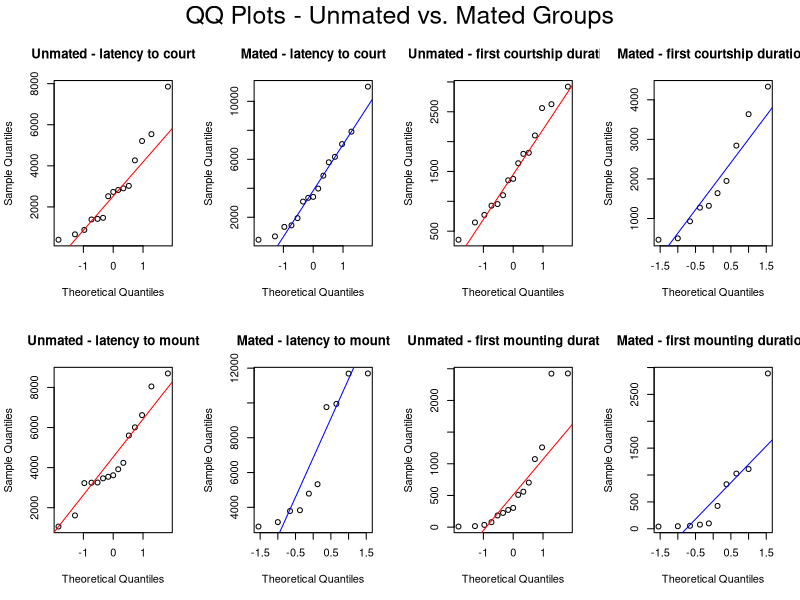
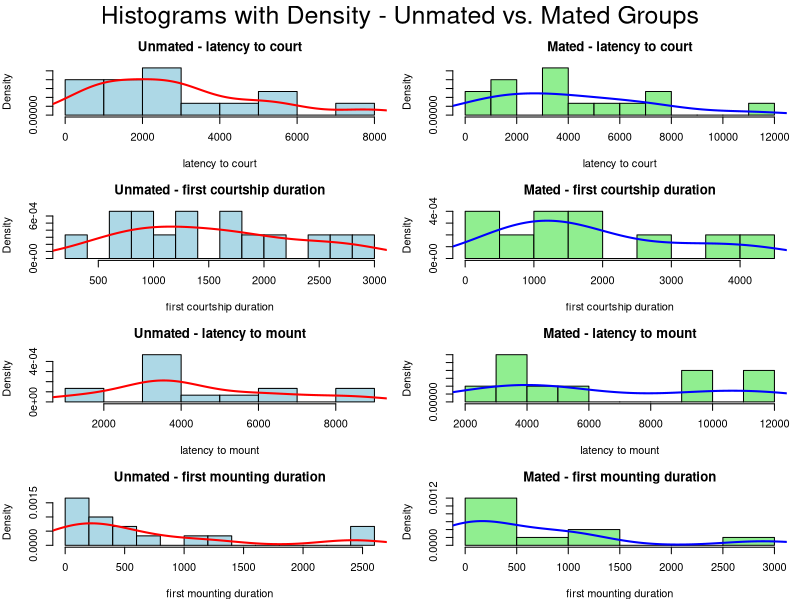

Here is the R script that generated these plots, in order: (Note: this script raises an error after producing the figures.)
### ADD REFERENCE
### ## Influence of Female Mating Status on Male Courtship Timing Components

# Packages and Data -------------------------------------------------------

# Import packages
library(tidyverse)
library(nortest)
library(ggplot2)
library(tools)
library(stringr)
set.seed(42)

# Import data
data <- read.csv("mating_data.csv")
unmated.df <- data %>% filter(female.mated.before==FALSE)
mated.df <- data %>% filter(female.mated.before==TRUE)


# Normality Tests --------------------------------------------------------

variables <- c("latency.to.court", "first.courtship.duration",
               "latency.to.mount", "first.mounting.duration")

# Q-Q plots
par(mfrow = c(2, 4), oma = c(0, 0, 2, 0))
for (var in variables) {
  qqnorm(unmated.df[[var]], main = paste("Unmated -", gsub("\\.", " ", var)))
  qqline(unmated.df[[var]], col = "red")
  # -
  qqnorm(mated.df[[var]], main = paste("Mated -", gsub("\\.", " ", var)))
  qqline(mated.df[[var]], col = "blue")
}
mtext("QQ Plots - Unmated vs. Mated Groups", outer = TRUE, cex = 1.5)

# Histograms
par(mfrow = c(4, 2), oma = c(0, 0, 2, 0), mar = c(4, 4, 3, 1)) 
for (var in variables) {
  hist(unmated.df[[var]], probability = TRUE, 
       main = paste("Unmated -", gsub("\\.", " ", var)),
       col = "lightblue", xlab = gsub("\\.", " ", var), breaks = 10)
  lines(density(unmated.df[[var]], na.rm = TRUE), col = "red", lwd = 2)
  # -
  hist(mated.df[[var]], probability = TRUE, 
       main = paste("Mated -", gsub("\\.", " ", var)),
       col = "lightgreen", xlab = gsub("\\.", " ", var), breaks = 10)
  lines(density(mated.df[[var]], na.rm = TRUE), col = "blue", lwd = 2)
}
mtext("Histograms with Density - Unmated vs. Mated Groups", outer = TRUE, cex = 1.5)

# Statistical Tests
data %>%
  group_by(female.mated.before) %>%
  summarise(across(all_of(variables), list), .groups = "drop") %>%
  pivot_longer(-female.mated.before, names_to = "Variable", values_to = "Values") %>%
  mutate(
    Shapiro = lapply(Values, shapiro.test),
    AD = lapply(Values, ad.test),
    Shapiro_W = sapply(Shapiro, function(x) round(x$statistic, 3)),
    Shapiro_p = sapply(Shapiro, function(x) round(x$p.value, 4)),
    AD_A = sapply(AD, function(x) round(x$statistic, 3)),
    AD_p = sapply(AD, function(x) round(x$p.value, 4)),
    Group = ifelse(female.mated.before, "mated", "unmated"),
    Variable = gsub("\\.", " ", Variable)
  ) %>%
  select(Group, Variable, Shapiro_W, Shapiro_p, AD_A, AD_p) %>%
  print()


# Comparison Tests --------------------------------------------------------

# Wilcoxon Signed-Rank Test (paired)
results <- data.frame(Variable = character(), W = numeric(), p_value = numeric(), stringsAsFactors = FALSE)
for (var in variables) {
  wide_data <- data %>%
    select(female, female.mated.before, all_of(var)) %>%
    pivot_wider(names_from = female.mated.before, values_from = all_of(var)) %>%
    rename(unmated = `FALSE`, mated = `TRUE`)
  test <- wilcox.test(wide_data$unmated, wide_data$mated, paired = TRUE)
  results <- rbind(results, data.frame(Variable = var, W = test$statistic, p_value = test$p.value))
}
print(results)

# Wilcoxon Rank-Sum Test (non-paired)
results_nonpaired <- lapply(variables, function(var) {
  test_data <- data %>% filter(!is.na(.data[[var]]))
  test <- wilcox.test(as.formula(paste(var, "~ female.mated.before")), data = test_data, paired = FALSE)
  data.frame(Variable = var, W = test$statistic, p_value = test$p.value)
}) %>% bind_rows()
print(results_nonpaired)

# Wilcoxon Rank-Sum Test (non-paired; with removed incomplete pairs)
results_nonpaired_complete <- lapply(variables, function(var) {
  complete_females <- data %>%
    group_by(female) %>%
    filter(!any(is.na(.data[[var]]))) %>%
    ungroup()
  test <- wilcox.test(as.formula(paste(var, "~ female.mated.before")), data = complete_females, paired = FALSE)
  data.frame(Variable = var, W = test$statistic, p_value = test$p.value)
}) %>% bind_rows()
print(results_nonpaired_complete)


# Graphical Representation (paired-filtered) ------------------------------------------------

# Prepare long-form full data
all_data <- data %>%
  select(female, female.mated.before, all_of(variables)) %>%
  pivot_longer(cols = all_of(variables), names_to = "Variable", values_to = "Value") %>%
  mutate(Variable = gsub("\\.", " ", Variable) |> str_to_title())

# Get cleaned data (paired only)
clean_data <- all_data %>%
  group_by(female, Variable) %>%
  mutate(paired = if (any(is.na(Value))) NA_real_ else Value) %>%
  ungroup() %>%
  mutate(CleanValue = paired) %>%
  select(-paired)

# Add flags
plot_data <- clean_data %>%
  mutate(
    Group = ifelse(female.mated.before, "Mated", "Unmated"),
    Variable = factor(Variable, levels = c(
      "Latency To Court", "First Courtship Duration", "Latency To Mount", "First Mounting Duration"
    )),
    Group = factor(Group, levels = c("Unmated", "Mated")),
    Missing = is.na(CleanValue) & !is.na(Value)  # flagged in red
  )

# Colour palette
cb_palette <- c("Unmated" = "#E69F00", "Mated" = "#56B4E9")

# Plot
ggplot(plot_data, aes(x = Group, y = CleanValue, fill = Group)) +
  geom_violin(alpha = 0.4, color = NA, show.legend = FALSE) +
  geom_boxplot(width = 0.1, outlier.shape = NA, show.legend = FALSE) +
  
  geom_jitter(
    data = subset(plot_data, !Missing),
    width = 0.05, size = 1.5, alpha = 0.7,
    shape = 21, color = "black", show.legend = FALSE
  ) +
  
  geom_jitter(
    data = subset(plot_data, Missing),
    aes(y = Value),
    width = 0.08, size = 1.5, alpha = 0.7,
    shape = 21, fill = "red", color = "black", show.legend = FALSE
  ) +
  
  scale_fill_manual(values = cb_palette) +
  scale_y_continuous(limits = c(-100, NA), expand = expansion(mult = c(0, 0.05))) +
  facet_wrap(~ Variable, scales = "free_y", ncol = 2) +
  labs(
    title = "Comparison of Behavioural Variables (s) between Groups filtered by Pairs",
    x = "",
    y = "Value",
    caption = "Points represent individual measurements; Red points were removed for pair analysis\nViolins show distribution; Boxes show median and IQR"
  ) +
  theme_minimal(base_size = 14) +
  theme(
    strip.text = element_text(face = "bold", size = 14),
    axis.text.x = element_text(face = "bold", size = 12),
    axis.title.y = element_text(size = 13),
    plot.title = element_text(face = "bold", size = 16, hjust = 0.5),
    plot.caption = element_text(size = 10, face = "italic"),
    legend.position = "none"
  )


# Graphical Representation (non-paired filtered) --------------------------

# Prepare long data
plot_data2 <- data %>%
  select(female, female.mated.before, all_of(variables)) %>%
  pivot_longer(cols = all_of(variables), names_to = "Variable", values_to = "Value") %>%
  mutate(
    Group = factor(ifelse(female.mated.before, "Mated", "Unmated"),
                   levels = c("Unmated", "Mated")),
    Variable = recode(Variable,
                      "latency.to.court" = "Latency To Court",
                      "first.courtship.duration" = "First Courtship Duration",
                      "latency.to.mount" = "Latency To Mount",
                      "first.mounting.duration" = "First Mounting Duration"
    )
  )

# Add flags
plot_data2$Variable <- factor(plot_data2$Variable, levels = c(
  "Latency To Court",
  "First Courtship Duration",
  "Latency To Mount",
  "First Mounting Duration"
))

# Colour palette
cb_palette <- c("Unmated" = "#D81B60", "Mated" = "#56B4E9")

# Plot
ggplot(plot_data2, aes(x = Group, y = Value, fill = Group)) +
  geom_violin(alpha = 0.4, color = NA, show.legend = FALSE) +
  geom_boxplot(width = 0.1, outlier.shape = NA, show.legend = FALSE) +
  
  geom_jitter(width = 0.08, size = 1.5, alpha = 0.7, shape = 21, color = "black", show.legend = FALSE) +
  
  scale_fill_manual(values = cb_palette) +
  scale_y_continuous(limits = c(-100, NA), expand = expansion(mult = c(0, 0.05))) +
  facet_wrap(~ Variable, scales = "free_y", ncol = 2) +
  labs(
    title = "Comparison of Behavioural Variables (s) between Groups non-filtered by Paires",
    x = "",
    y = "Value",
    caption = "Points represent individual measurements; violins show distribution; boxes show median and IQR."
  ) +
  theme_minimal(base_size = 14) +
  theme(
    strip.text = element_text(face = "bold", size = 14),
    axis.text.x = element_text(face = "bold", size = 12),
    axis.title.y = element_text(size = 13),
    plot.title = element_text(face = "bold", size = 16, hjust = 0.5),
    plot.caption = element_text(size = 10, face = "italic")
  )
